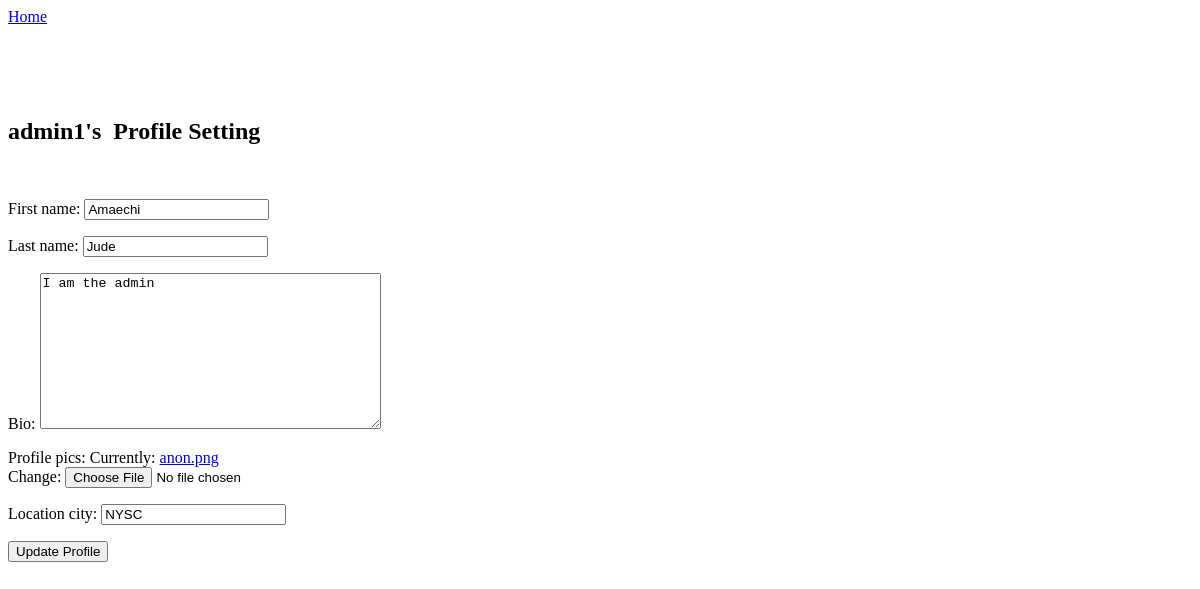
The app's page /account_setting (signed in), older data.
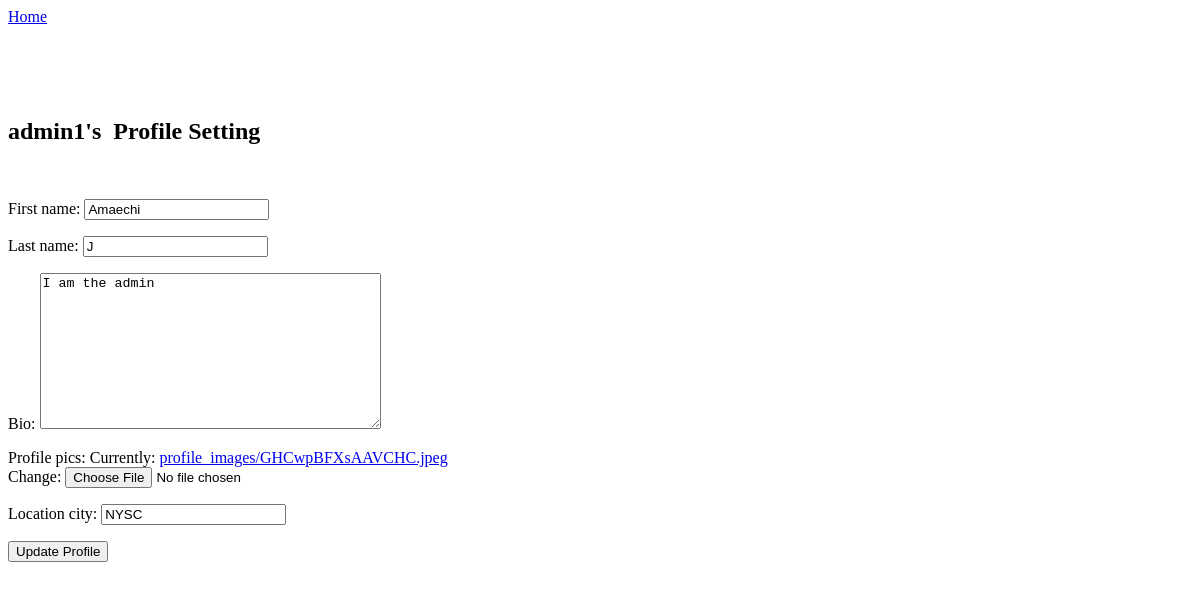
The same page, newer data.
### thread/models.py (models this page shows, shortened)
class Profile(models.Model):
    user = models.OneToOneField(User, on_delete=models.CASCADE)
    id_user = models.IntegerField(primary_key=True)
    first_name = models.CharField(max_length=100, blank=True)
    last_name = models.CharField(max_length=100, blank=True)
    bio = models.TextField(max_length=1000, blank=True)
    profile_pics = models.ImageField(upload_to='profile_images', default='anon.png')
    location_city = models.CharField(max_length=100, blank=True)
    USERNAME_FIELD = 'user.username'

### thread/views.py (the view)
# urls.py: path('account_setting', views.account_setting, name='account_setting'),
@login_required(login_url='login_user')
def account_setting(request):
    user = request.user
    profile = user.profile
    if request.method == 'POST':
        form = UpdateProfile(request.POST or None, request.FILES, instance=profile)
        if form.is_valid():
            form.save()
        return redirect('details')
    form = UpdateProfile(instance=profile)
    return render(request, 'settings.html', {"form":form})

### thread/forms.py
class UpdateProfile(forms.ModelForm):
    class Meta:
        model = Profile
        fields = ('first_name', 'last_name', 'bio', 'profile_pics', 'location_city')

### thread/templates/settings.html (shortened to what this page needs)
<!DOCTYPE html>
<html lang="en">
<head>
</head>
<body>
    <div>
        <a href="{% url 'home' %}">Home</a>
    </div><br><br>
    <br><br>
    <h2> {{user.username}}'s&nbsp; Profile Setting</h2>
    <br>    <div>
        {% if user.is_authenticated %}
        <form method="post" action="{% url 'account_setting' %}" enctype="multipart/form-data">
            {{ form.as_p }}
            <input type="submit" value="Update Profile">
        </form>
        {% endif %}
    </div>
</body>
</html>

Row changes from the older to the newer data that the page shows:
changed Profile "Amaechi": last_name "Jude" → "J"
Text that changed along with them:
text no longer shown: "First name: Last name: Bio: Profile pics: Currently: anon.png Change: Location city:"
text now shown: "First name: Last name: Bio: Profile pics: Currently: profile_images/GHCwpBFXsAAVCHC.jpeg Change: Location city:"
